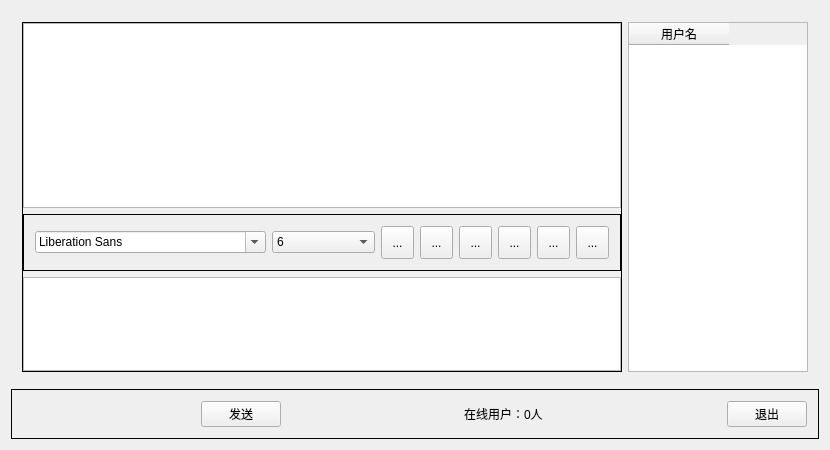
<?xml version="1.0" encoding="UTF-8"?>
<ui version="4.0">
 <class>Widget</class>
 <widget class="QWidget" name="Widget">
  <property name="geometry">
   <rect>
    <x>0</x>
    <y>0</y>
    <width>830</width>
    <height>450</height>
   </rect>
  </property>
  <property name="windowTitle">
   <string>Widget</string>
  </property>
  <layout class="QVBoxLayout" name="verticalLayout_5">
   <item>
    <widget class="QWidget" name="widget_6" native="true">
     <layout class="QVBoxLayout" name="verticalLayout_4">
      <property name="leftMargin">
       <number>0</number>
      </property>
      <property name="topMargin">
       <number>0</number>
      </property>
      <property name="rightMargin">
       <number>0</number>
      </property>
      <property name="bottomMargin">
       <number>0</number>
      </property>
      <item>
       <widget class="QWidget" name="widget_4" native="true">
        <layout class="QHBoxLayout" name="horizontalLayout_3">
         <item>
          <widget class="QFrame" name="frame_3">
           <property name="frameShape">
            <enum>QFrame::Box</enum>
           </property>
           <layout class="QVBoxLayout" name="verticalLayout_2">
            <property name="leftMargin">
             <number>0</number>
            </property>
            <property name="topMargin">
             <number>0</number>
            </property>
            <property name="rightMargin">
             <number>0</number>
            </property>
            <property name="bottomMargin">
             <number>0</number>
            </property>
            <item>
             <widget class="QWidget" name="widget" native="true">
              <layout class="QVBoxLayout" name="verticalLayout">
               <property name="leftMargin">
                <number>0</number>
               </property>
               <property name="topMargin">
                <number>0</number>
               </property>
               <property name="rightMargin">
                <number>0</number>
               </property>
               <property name="bottomMargin">
                <number>0</number>
               </property>
               <item>
                <widget class="QTextBrowser" name="msgBrowser"/>
               </item>
              </layout>
             </widget>
            </item>
            <item>
             <widget class="QFrame" name="frame_2">
              <property name="frameShape">
               <enum>QFrame::Box</enum>
              </property>
              <layout class="QHBoxLayout" name="horizontalLayout">
               <item>
                <widget class="QFontComboBox" name="fontCbx"/>
               </item>
               <item>
                <widget class="QComboBox" name="sizeCbx">
                 <property name="currentText">
                  <string>20</string>
                 </property>
                 <item>
                  <property name="text">
                   <string>6</string>
                  </property>
                 </item>
                 <item>
                  <property name="text">
                   <string>7</string>
                  </property>
                 </item>
                 <item>
                  <property name="text">
                   <string>8</string>
                  </property>
                 </item>
                 <item>
                  <property name="text">
                   <string>9</string>
                  </property>
                 </item>
                 <item>
                  <property name="text">
                   <string>10</string>
                  </property>
                 </item>
                 <item>
                  <property name="text">
                   <string>11</string>
                  </property>
                 </item>
                 <item>
                  <property name="text">
                   <string>12</string>
                  </property>
                 </item>
                 <item>
                  <property name="text">
                   <string>13</string>
                  </property>
                 </item>
                 <item>
                  <property name="text">
                   <string>14</string>
                  </property>
                 </item>
                 <item>
                  <property name="text">
                   <string>15</string>
                  </property>
                 </item>
                 <item>
                  <property name="text">
                   <string>16</string>
                  </property>
                 </item>
                 <item>
                  <property name="text">
                   <string>17</string>
                  </property>
                 </item>
                 <item>
                  <property name="text">
                   <string>18</string>
                  </property>
                 </item>
                 <item>
                  <property name="text">
                   <string>19</string>
                  </property>
                 </item>
                 <item>
                  <property name="text">
                   <string>20</string>
                  </property>
                 </item>
                 <item>
                  <property name="text">
                   <string>21</string>
                  </property>
                 </item>
                 <item>
                  <property name="text">
                   <string>22</string>
                  </property>
                 </item>
                </widget>
               </item>
               <item>
                <widget class="QToolButton" name="boldTBtn">
                 <property name="minimumSize">
                  <size>
                   <width>33</width>
                   <height>33</height>
                  </size>
                 </property>
                 <property name="toolTip">
                  <string>加粗</string>
                 </property>
                 <property name="text">
                  <string>...</string>
                 </property>
                 <property name="icon">
                  <iconset resource="res.qrc">
                   <normaloff>:/images/bold.png</normaloff>:/images/bold.png</iconset>
                 </property>
                 <property name="iconSize">
                  <size>
                   <width>26</width>
                   <height>26</height>
                  </size>
                 </property>
                 <property name="checkable">
                  <bool>true</bool>
                 </property>
                </widget>
               </item>
               <item>
                <widget class="QToolButton" name="italicTBtn">
                 <property name="minimumSize">
                  <size>
                   <width>33</width>
                   <height>33</height>
                  </size>
                 </property>
                 <property name="toolTip">
                  <string>倾斜</string>
                 </property>
                 <property name="text">
                  <string>...</string>
                 </property>
                 <property name="icon">
                  <iconset resource="res.qrc">
                   <normaloff>:/images/italic.png</normaloff>:/images/italic.png</iconset>
                 </property>
                 <property name="iconSize">
                  <size>
                   <width>26</width>
                   <height>26</height>
                  </size>
                 </property>
                 <property name="checkable">
                  <bool>true</bool>
                 </property>
                </widget>
               </item>
               <item>
                <widget class="QToolButton" name="underlineTBtn">
                 <property name="minimumSize">
                  <size>
                   <width>33</width>
                   <height>33</height>
                  </size>
                 </property>
                 <property name="toolTip">
                  <string>下划线</string>
                 </property>
                 <property name="text">
                  <string>...</string>
                 </property>
                 <property name="icon">
                  <iconset resource="res.qrc">
                   <normaloff>:/images/under.png</normaloff>:/images/under.png</iconset>
                 </property>
                 <property name="iconSize">
                  <size>
                   <width>26</width>
                   <height>26</height>
                  </size>
                 </property>
                 <property name="checkable">
                  <bool>true</bool>
                 </property>
                </widget>
               </item>
               <item>
                <widget class="QToolButton" name="colorTBtn">
                 <property name="minimumSize">
                  <size>
                   <width>33</width>
                   <height>33</height>
                  </size>
                 </property>
                 <property name="toolTip">
                  <string>颜色</string>
                 </property>
                 <property name="text">
                  <string>...</string>
                 </property>
                 <property name="icon">
                  <iconset resource="res.qrc">
                   <normaloff>:/images/color.png</normaloff>:/images/color.png</iconset>
                 </property>
                 <property name="iconSize">
                  <size>
                   <width>26</width>
                   <height>26</height>
                  </size>
                 </property>
                </widget>
               </item>
               <item>
                <widget class="QToolButton" name="saveTBtn">
                 <property name="minimumSize">
                  <size>
                   <width>33</width>
                   <height>33</height>
                  </size>
                 </property>
                 <property name="toolTip">
                  <string>保存记录</string>
                 </property>
                 <property name="text">
                  <string>...</string>
                 </property>
                 <property name="icon">
                  <iconset resource="res.qrc">
                   <normaloff>:/images/save.png</normaloff>:/images/save.png</iconset>
                 </property>
                 <property name="iconSize">
                  <size>
                   <width>26</width>
                   <height>26</height>
                  </size>
                 </property>
                </widget>
               </item>
               <item>
                <widget class="QToolButton" name="clearTBtn">
                 <property name="minimumSize">
                  <size>
                   <width>33</width>
                   <height>33</height>
                  </size>
                 </property>
                 <property name="toolTip">
                  <string>清空</string>
                 </property>
                 <property name="text">
                  <string>...</string>
                 </property>
                 <property name="icon">
                  <iconset resource="res.qrc">
                   <normaloff>:/images/clear.png</normaloff>:/images/clear.png</iconset>
                 </property>
                 <property name="iconSize">
                  <size>
                   <width>26</width>
                   <height>26</height>
                  </size>
                 </property>
                </widget>
               </item>
              </layout>
             </widget>
            </item>
            <item>
             <widget class="QWidget" name="widget_2" native="true">
              <property name="maximumSize">
               <size>
                <width>16777215</width>
                <height>100</height>
               </size>
              </property>
              <layout class="QHBoxLayout" name="horizontalLayout_2">
               <property name="leftMargin">
                <number>0</number>
               </property>
               <property name="topMargin">
                <number>0</number>
               </property>
               <property name="rightMargin">
                <number>0</number>
               </property>
               <property name="bottomMargin">
                <number>0</number>
               </property>
               <item>
                <widget class="QTextEdit" name="msgTxtEdit"/>
               </item>
              </layout>
             </widget>
            </item>
           </layout>
          </widget>
         </item>
         <item>
          <widget class="QWidget" name="widget_3" native="true">
           <property name="maximumSize">
            <size>
             <width>180</width>
             <height>16777215</height>
            </size>
           </property>
           <layout class="QVBoxLayout" name="verticalLayout_3">
            <property name="leftMargin">
             <number>0</number>
            </property>
            <property name="topMargin">
             <number>0</number>
            </property>
            <property name="rightMargin">
             <number>0</number>
            </property>
            <property name="bottomMargin">
             <number>0</number>
            </property>
            <item>
             <widget class="QTableWidget" name="usrTblWidget">
              <property name="minimumSize">
               <size>
                <width>180</width>
                <height>0</height>
               </size>
              </property>
              <property name="maximumSize">
               <size>
                <width>180</width>
                <height>16777215</height>
               </size>
              </property>
              <property name="selectionMode">
               <enum>QAbstractItemView::SingleSelection</enum>
              </property>
              <property name="selectionBehavior">
               <enum>QAbstractItemView::SelectRows</enum>
              </property>
              <column>
               <property name="text">
                <string>用户名</string>
               </property>
              </column>
             </widget>
            </item>
           </layout>
          </widget>
         </item>
        </layout>
       </widget>
      </item>
      <item>
       <widget class="QFrame" name="frame_5">
        <property name="frameShape">
         <enum>QFrame::Box</enum>
        </property>
        <layout class="QHBoxLayout" name="horizontalLayout_4">
         <item>
          <spacer name="horizontalSpacer">
           <property name="orientation">
            <enum>Qt::Horizontal</enum>
           </property>
           <property name="sizeHint" stdset="0">
            <size>
             <width>40</width>
             <height>20</height>
            </size>
           </property>
          </spacer>
         </item>
         <item>
          <widget class="QPushButton" name="sendBtn">
           <property name="text">
            <string>发送</string>
           </property>
           <property name="shortcut">
            <string>Ctrl+Return</string>
           </property>
          </widget>
         </item>
         <item>
          <spacer name="horizontalSpacer_2">
           <property name="orientation">
            <enum>Qt::Horizontal</enum>
           </property>
           <property name="sizeHint" stdset="0">
            <size>
             <width>40</width>
             <height>20</height>
            </size>
           </property>
          </spacer>
         </item>
         <item>
          <widget class="QLabel" name="usrNumLbl">
           <property name="text">
            <string>在线用户：0人</string>
           </property>
          </widget>
         </item>
         <item>
          <spacer name="horizontalSpacer_3">
           <property name="orientation">
            <enum>Qt::Horizontal</enum>
           </property>
           <property name="sizeHint" stdset="0">
            <size>
             <width>40</width>
             <height>20</height>
            </size>
           </property>
          </spacer>
         </item>
         <item>
          <widget class="QPushButton" name="exitBtn">
           <property name="text">
            <string>退出</string>
           </property>
           <property name="shortcut">
            <string/>
           </property>
          </widget>
         </item>
        </layout>
       </widget>
      </item>
     </layout>
    </widget>
   </item>
  </layout>
 </widget>
 <layoutdefault spacing="6" margin="11"/>
 <resources>
  <include location="res.qrc"/>
 </resources>
 <connections/>
</ui>
